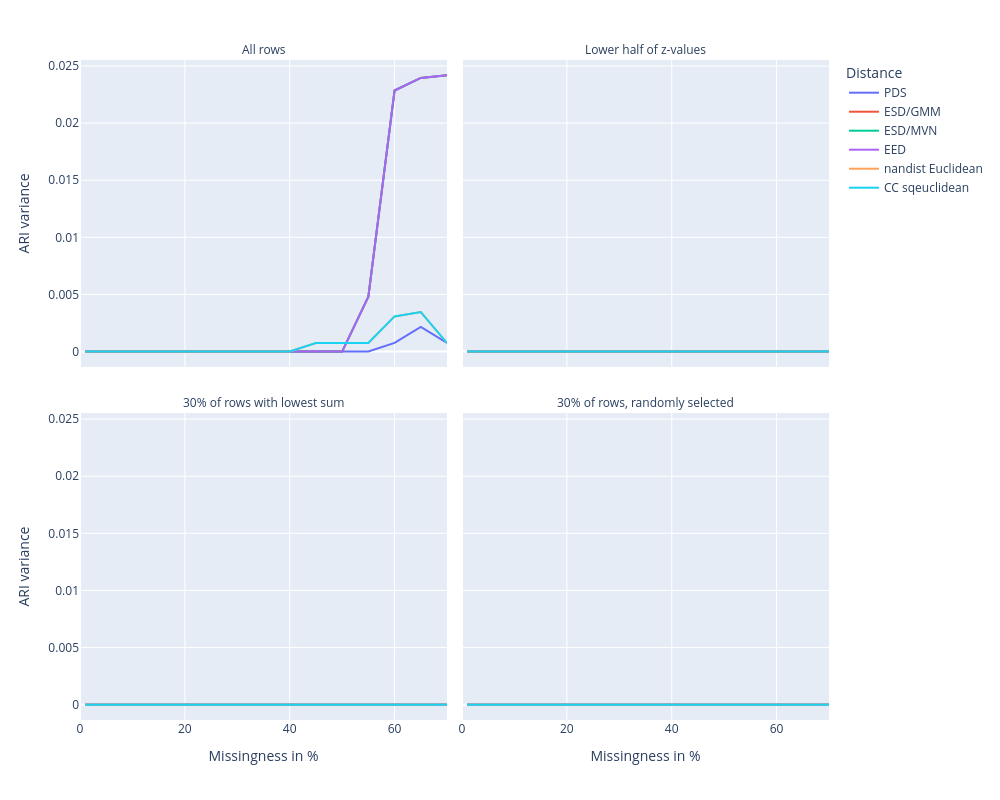

The cell this chart's notebook holds for it:
### Code cell
# aRand variance
fig = px.line(
    condensed_df,
    x="Missingness in %",
    y="ARI variance",
    color="Distance",
    facet_col="Scenario",
    facet_col_wrap=2,
    title=""
)
fig.update_layout(**LINEPLOT_SIZE)
fig.for_each_annotation(lambda a: a.update(text=SCENARIO_LABELS[a.text.split("=")[-1]]))
fig.for_each_trace(lambda a: a.update(name=DISTLABELS[a.name]))
fig.show()

### Figure 1 — Plotly figure (JSON) as saved in the notebook; plotly's stock layout.template omitted (floating-point values rounded to 4 significant figures)
{"data": [{"hovertemplate": "Distance=dixon_pds_sqeuclidean<br>Scenario=uniform_everywhere<br>Missingness in %=%{x}<br>ARI variance=%{y}<extra></extra>", "legendgroup": "dixon_pds_sqeuclidean", "line": {"color": "#636efa", "dash": "solid"}, "marker": {"symbol": "circle"}, "mode": "lines", "name": "PDS", "orientation": "v", "showlegend": true, "type": "scatter", "x": [0, 1, 2, 5, 10, 15, 20, 25, 30, 35, 40, 45, 50, 55, 60, 65, 70], "xaxis": "x3", "y": [NaN, 0.0, 0.0, 0.0, 0.0, 0.0, 0.0, 0.0, 0.0, 0.0, 0.0, 0.0, 0.0, 0.0, 0.000753, 0.002167, 0.000753], "yaxis": "y3"}, {"hovertemplate": "Distance=dixon_pds_sqeuclidean<br>Scenario=uniform_halflowestscalars<br>Missingness in %=%{x}<br>ARI variance=%{y}<extra></extra>", "legendgroup": "dixon_pds_sqeuclidean", "line": {"color": "#636efa", "dash": "solid"}, "marker": {"symbol": "circle"}, "mode": "lines", "name": "PDS", "orientation": "v", "showlegend": false, "type": "scatter", "x": [0, 1, 2, 5, 10, 15, 20, 25, 30, 35, 40, 45, 50, 55, 60, 65, 70], "xaxis": "x4", "y": [NaN, 0.0, 0.0, 0.0, 0.0, 0.0, 0.0, 0.0, 0.0, 0.0, 0.0, 0.0, 0.0, 0.0, 0.0, 0.0, 0.0], "yaxis": "y4"}, {"hovertemplate": "Distance=dixon_pds_sqeuclidean<br>Scenario=uniform_lowestrowsumsonly<br>Missingness in %=%{x}<br>ARI variance=%{y}<extra></extra>", "legendgroup": "dixon_pds_sqeuclidean", "line": {"color": "#636efa", "dash": "solid"}, "marker": {"symbol": "circle"}, "mode": "lines", "name": "PDS", "orientation": "v", "showlegend": false, "type": "scatter", "x": [0, 1, 2, 5, 10, 15, 20, 25, 30, 35, 40, 45, 50, 55, 60, 65, 70], "xaxis": "x", "y": [NaN, 0.0, 0.0, 0.0, 0.0, 0.0, 0.0, 0.0, 0.0, 0.0, 0.0, 0.0, 0.0, 0.0, 0.0, 0.0, 0.0], "yaxis": "y"}, {"hovertemplate": "Distance=dixon_pds_sqeuclidean<br>Scenario=uniform_randomrows<br>Missingness in %=%{x}<br>ARI variance=%{y}<extra></extra>", "legendgroup": "dixon_pds_sqeuclidean", "line": {"color": "#636efa", "dash": "solid"}, "marker": {"symbol": "circle"}, "mode": "lines", "name": "PDS", "orientation": "v", "showlegend": false, "type": "scatter", "x": [0, 1, 2, 5, 10, 15, 20, 25, 30, 35, 40, 45, 50, 55, 60, 65, 70], "xaxis": "x2", "y": [NaN, 0.0, 0.0, 0.0, 0.0, 0.0, 0.0, 0.0, 0.0, 0.0, 0.0, 0.0, 0.0, 0.0, 0.0, 0.0, 0.0], "yaxis": "y2"}, {"hovertemplate": "Distance=eirola_esd_gmm<br>Scenario=uniform_everywhere<br>Missingness in %=%{x}<br>ARI variance=%{y}<extra></extra>", "legendgroup": "eirola_esd_gmm", "line": {"color": "#EF553B", "dash": "solid"}, "marker": {"symbol": "circle"}, "mode": "lines", "name": "ESD/GMM", "orientation": "v", "showlegend": true, "type": "scatter", "x": [0, 1, 2, 5, 10, 15, 20, 25, 30, 35, 40, 45, 50, 55, 60, 65, 70], "xaxis": "x3", "y": [NaN, 0.0, 0.0, 0.0, 0.0, 0.0, 0.0, 0.0, 0.0, 0.0, 0.0, 0.0, 0.0, 0.004802, 0.02286, 0.02396, 0.02419], "yaxis": "y3"}, {"hovertemplate": "Distance=eirola_esd_gmm<br>Scenario=uniform_halflowestscalars<br>Missingness in %=%{x}<br>ARI variance=%{y}<extra></extra>", "legendgroup": "eirola_esd_gmm", "line": {"color": "#EF553B", "dash": "solid"}, "marker": {"symbol": "circle"}, "mode": "lines", "name": "ESD/GMM", "orientation": "v", "showlegend": false, "type": "scatter", "x": [0, 1, 2, 5, 10, 15, 20, 25, 30, 35, 40, 45, 50, 55, 60, 65, 70], "xaxis": "x4", "y": [NaN, 0.0, 0.0, 0.0, 0.0, 0.0, 0.0, 0.0, 0.0, 0.0, 0.0, 0.0, 0.0, 0.0, 0.0, 0.0, 0.0], "yaxis": "y4"}, {"hovertemplate": "Distance=eirola_esd_gmm<br>Scenario=uniform_lowestrowsumsonly<br>Missingness in %=%{x}<br>ARI variance=%{y}<extra></extra>", "legendgroup": "eirola_esd_gmm", "line": {"color": "#EF553B", "dash": "solid"}, "marker": {"symbol": "circle"}, "mode": "lines", "name": "ESD/GMM", "orientation": "v", "showlegend": false, "type": "scatter", "x": [0, 1, 2, 5, 10, 15, 20, 25, 30, 35, 40, 45, 50, 55, 60, 65, 70], "xaxis": "x", "y": [NaN, 0.0, 0.0, 0.0, 0.0, 0.0, 0.0, 0.0, 0.0, 0.0, 0.0, 0.0, 0.0, 0.0, 0.0, 0.0, 0.0], "yaxis": "y"}, {"hovertemplate": "Distance=eirola_esd_gmm<br>Scenario=uniform_randomrows<br>Missingness in %=%{x}<br>ARI variance=%{y}<extra></extra>", "legendgroup": "eirola_esd_gmm", "line": {"color": "#EF553B", "dash": "solid"}, "marker": {"symbol": "circle"}, "mode": "lines", "name": "ESD/GMM", "orientation": "v", "showlegend": false, "type": "scatter", "x": [0, 1, 2, 5, 10, 15, 20, 25, 30, 35, 40, 45, 50, 55, 60, 65, 70], "xaxis": "x2", "y": [NaN, 0.0, 0.0, 0.0, 0.0, 0.0, 0.0, 0.0, 0.0, 0.0, 0.0, 0.0, 0.0, 0.0, 0.0, 0.0, 0.0], "yaxis": "y2"}, {"hovertemplate": "Distance=eirola_esd_mvn<br>Scenario=uniform_everywhere<br>Missingness in %=%{x}<br>ARI variance=%{y}<extra></extra>", "legendgroup": "eirola_esd_mvn", "line": {"color": "#00cc96", "dash": "solid"}, "marker": {"symbol": "circle"}, "mode": "lines", "name": "ESD/MVN", "orientation": "v", "showlegend": true, "type": "scatter", "x": [0, 1, 2, 5, 10, 15, 20, 25, 30, 35, 40, 45, 50, 55, 60, 65, 70], "xaxis": "x3", "y": [NaN, 0.0, 0.0, 0.0, 0.0, 0.0, 0.0, 0.0, 0.0, 0.0, 0.0, 0.0, 0.0, 0.004802, 0.02286, 0.02396, 0.02419], "yaxis": "y3"}, {"hovertemplate": "Distance=eirola_esd_mvn<br>Scenario=uniform_halflowestscalars<br>Missingness in %=%{x}<br>ARI variance=%{y}<extra></extra>", "legendgroup": "eirola_esd_mvn", "line": {"color": "#00cc96", "dash": "solid"}, "marker": {"symbol": "circle"}, "mode": "lines", "name": "ESD/MVN", "orientation": "v", "showlegend": false, "type": "scatter", "x": [0, 1, 2, 5, 10, 15, 20, 25, 30, 35, 40, 45, 50, 55, 60, 65, 70], "xaxis": "x4", "y": [NaN, 0.0, 0.0, 0.0, 0.0, 0.0, 0.0, 0.0, 0.0, 0.0, 0.0, 0.0, 0.0, 0.0, 0.0, 0.0, 0.0], "yaxis": "y4"}, {"hovertemplate": "Distance=eirola_esd_mvn<br>Scenario=uniform_lowestrowsumsonly<br>Missingness in %=%{x}<br>ARI variance=%{y}<extra></extra>", "legendgroup": "eirola_esd_mvn", "line": {"color": "#00cc96", "dash": "solid"}, "marker": {"symbol": "circle"}, "mode": "lines", "name": "ESD/MVN", "orientation": "v", "showlegend": false, "type": "scatter", "x": [0, 1, 2, 5, 10, 15, 20, 25, 30, 35, 40, 45, 50, 55, 60, 65, 70], "xaxis": "x", "y": [NaN, 0.0, 0.0, 0.0, 0.0, 0.0, 0.0, 0.0, 0.0, 0.0, 0.0, 0.0, 0.0, 0.0, 0.0, 0.0, 0.0], "yaxis": "y"}, {"hovertemplate": "Distance=eirola_esd_mvn<br>Scenario=uniform_randomrows<br>Missingness in %=%{x}<br>ARI variance=%{y}<extra></extra>", "legendgroup": "eirola_esd_mvn", "line": {"color": "#00cc96", "dash": "solid"}, "marker": {"symbol": "circle"}, "mode": "lines", "name": "ESD/MVN", "orientation": "v", "showlegend": false, "type": "scatter", "x": [0, 1, 2, 5, 10, 15, 20, 25, 30, 35, 40, 45, 50, 55, 60, 65, 70], "xaxis": "x2", "y": [NaN, 0.0, 0.0, 0.0, 0.0, 0.0, 0.0, 0.0, 0.0, 0.0, 0.0, 0.0, 0.0, 0.0, 0.0, 0.0, 0.0], "yaxis": "y2"}, {"hovertemplate": "Distance=mesquita_eed<br>Scenario=uniform_everywhere<br>Missingness in %=%{x}<br>ARI variance=%{y}<extra></extra>", "legendgroup": "mesquita_eed", "line": {"color": "#ab63fa", "dash": "solid"}, "marker": {"symbol": "circle"}, "mode": "lines", "name": "EED", "orientation": "v", "showlegend": true, "type": "scatter", "x": [0, 1, 2, 5, 10, 15, 20, 25, 30, 35, 40, 45, 50, 55, 60, 65, 70], "xaxis": "x3", "y": [NaN, 0.0, 0.0, 0.0, 0.0, 0.0, 0.0, 0.0, 0.0, 0.0, 0.0, 0.0, 0.0, 0.004802, 0.02286, 0.02396, 0.02419], "yaxis": "y3"}, {"hovertemplate": "Distance=mesquita_eed<br>Scenario=uniform_halflowestscalars<br>Missingness in %=%{x}<br>ARI variance=%{y}<extra></extra>", "legendgroup": "mesquita_eed", "line": {"color": "#ab63fa", "dash": "solid"}, "marker": {"symbol": "circle"}, "mode": "lines", "name": "EED", "orientation": "v", "showlegend": false, "type": "scatter", "x": [0, 1, 2, 5, 10, 15, 20, 25, 30, 35, 40, 45, 50, 55, 60, 65, 70], "xaxis": "x4", "y": [NaN, 0.0, 0.0, 0.0, 0.0, 0.0, 0.0, 0.0, 0.0, 0.0, 0.0, 0.0, 0.0, 0.0, 0.0, 0.0, 0.0], "yaxis": "y4"}, {"hovertemplate": "Distance=mesquita_eed<br>Scenario=uniform_lowestrowsumsonly<br>Missingness in %=%{x}<br>ARI variance=%{y}<extra></extra>", "legendgroup": "mesquita_eed", "line": {"color": "#ab63fa", "dash": "solid"}, "marker": {"symbol": "circle"}, "mode": "lines", "name": "EED", "orientation": "v", "showlegend": false, "type": "scatter", "x": [0, 1, 2, 5, 10, 15, 20, 25, 30, 35, 40, 45, 50, 55, 60, 65, 70], "xaxis": "x", "y": [NaN, 0.0, 0.0, 0.0, 0.0, 0.0, 0.0, 0.0, 0.0, 0.0, 0.0, 0.0, 0.0, 0.0, 0.0, 0.0, 0.0], "yaxis": "y"}, {"hovertemplate": "Distance=mesquita_eed<br>Scenario=uniform_randomrows<br>Missingness in %=%{x}<br>ARI variance=%{y}<extra></extra>", "legendgroup": "mesquita_eed", "line": {"color": "#ab63fa", "dash": "solid"}, "marker": {"symbol": "circle"}, "mode": "lines", "name": "EED", "orientation": "v", "showlegend": false, "type": "scatter", "x": [0, 1, 2, 5, 10, 15, 20, 25, 30, 35, 40, 45, 50, 55, 60, 65, 70], "xaxis": "x2", "y": [NaN, 0.0, 0.0, 0.0, 0.0, 0.0, 0.0, 0.0, 0.0, 0.0, 0.0, 0.0, 0.0, 0.0, 0.0, 0.0, 0.0], "yaxis": "y2"}, {"hovertemplate": "Distance=nandist_euclidean<br>Scenario=uniform_everywhere<br>Missingness in %=%{x}<br>ARI variance=%{y}<extra></extra>", "legendgroup": "nandist_euclidean", "line": {"color": "#FFA15A", "dash": "solid"}, "marker": {"symbol": "circle"}, "mode": "lines", "name": "nandist Euclidean", "orientation": "v", "showlegend": true, "type": "scatter", "x": [0, 1, 2, 5, 10, 15, 20, 25, 30, 35, 40, 45, 50, 55, 60, 65, 70], "xaxis": "x3", "y": [NaN, 0.0, 0.0, 0.0, 0.0, 0.0, 0.0, 0.0, 0.0, 0.0, 0.0, 0.000753, 0.000753, 0.000753, 0.003077, 0.003457, 0.000753], "yaxis": "y3"}, {"hovertemplate": "Distance=nandist_euclidean<br>Scenario=uniform_halflowestscalars<br>Missingness in %=%{x}<br>ARI variance=%{y}<extra></extra>", "legendgroup": "nandist_euclidean", "line": {"color": "#FFA15A", "dash": "solid"}, "marker": {"symbol": "circle"}, "mode": "lines", "name": "nandist Euclidean", "orientation": "v", "showlegend": false, "type": "scatter", "x": [0, 1, 2, 5, 10, 15, 20, 25, 30, 35, 40, 45, 50, 55, 60, 65, 70], "xaxis": "x4", "y": [NaN, 0.0, 0.0, 0.0, 0.0, 0.0, 0.0, 0.0, 0.0, 0.0, 0.0, 0.0, 0.0, 0.0, 0.0, 0.0, 0.0], "yaxis": "y4"}, {"hovertemplate": "Distance=nandist_euclidean<br>Scenario=uniform_lowestrowsumsonly<br>Missingness in %=%{x}<br>ARI variance=%{y}<extra></extra>", "legendgroup": "nandist_euclidean", "line": {"color": "#FFA15A", "dash": "solid"}, "marker": {"symbol": "circle"}, "mode": "lines", "name": "nandist Euclidean", "orientation": "v", "showlegend": false, "type": "scatter", "x": [0, 1, 2, 5, 10, 15, 20, 25, 30, 35, 40, 45, 50, 55, 60, 65, 70], "xaxis": "x", "y": [NaN, 0.0, 0.0, 0.0, 0.0, 0.0, 0.0, 0.0, 0.0, 0.0, 0.0, 0.0, 0.0, 0.0, 0.0, 0.0, 0.0], "yaxis": "y"}, {"hovertemplate": "Distance=nandist_euclidean<br>Scenario=uniform_randomrows<br>Missingness in %=%{x}<br>ARI variance=%{y}<extra></extra>", "legendgroup": "nandist_euclidean", "line": {"color": "#FFA15A", "dash": "solid"}, "marker": {"symbol": "circle"}, "mode": "lines", "name": "nandist Euclidean", "orientation": "v", "showlegend": false, "type": "scatter", "x": [0, 1, 2, 5, 10, 15, 20, 25, 30, 35, 40, 45, 50, 55, 60, 65, 70], "xaxis": "x2", "y": [NaN, 0.0, 0.0, 0.0, 0.0, 0.0, 0.0, 0.0, 0.0, 0.0, 0.0, 0.0, 0.0, 0.0, 0.0, 0.0, 0.0], "yaxis": "y2"}, {"hovertemplate": "Distance=sqeuclidean<br>Scenario=uniform_everywhere<br>Missingness in %=%{x}<br>ARI variance=%{y}<extra></extra>", "legendgroup": "sqeuclidean", "line": {"color": "#19d3f3", "dash": "solid"}, "marker": {"symbol": "circle"}, "mode": "lines", "name": "CC sqeuclidean", "orientation": "v", "showlegend": true, "type": "scatter", "x": [0, 1, 2, 5, 10, 15, 20, 25, 30, 35, 40, 45, 50, 55, 60, 65, 70], "xaxis": "x3", "y": [NaN, 0.0, 0.0, 0.0, 0.0, 0.0, 0.0, 0.0, 0.0, 0.0, 0.0, 0.000753, 0.000753, 0.000753, 0.003077, 0.003457, 0.000753], "yaxis": "y3"}, {"hovertemplate": "Distance=sqeuclidean<br>Scenario=uniform_halflowestscalars<br>Missingness in %=%{x}<br>ARI variance=%{y}<extra></extra>", "legendgroup": "sqeuclidean", "line": {"color": "#19d3f3", "dash": "solid"}, "marker": {"symbol": "circle"}, "mode": "lines", "name": "CC sqeuclidean", "orientation": "v", "showlegend": false, "type": "scatter", "x": [0, 1, 2, 5, 10, 15, 20, 25, 30, 35, 40, 45, 50, 55, 60, 65, 70], "xaxis": "x4", "y": [NaN, 0.0, 0.0, 0.0, 0.0, 0.0, 0.0, 0.0, 0.0, 0.0, 0.0, 0.0, 0.0, 0.0, 0.0, 0.0, 0.0], "yaxis": "y4"}, {"hovertemplate": "Distance=sqeuclidean<br>Scenario=uniform_lowestrowsumsonly<br>Missingness in %=%{x}<br>ARI variance=%{y}<extra></extra>", "legendgroup": "sqeuclidean", "line": {"color": "#19d3f3", "dash": "solid"}, "marker": {"symbol": "circle"}, "mode": "lines", "name": "CC sqeuclidean", "orientation": "v", "showlegend": false, "type": "scatter", "x": [0, 1, 2, 5, 10, 15, 20, 25, 30, 35, 40, 45, 50, 55, 60, 65, 70], "xaxis": "x", "y": [NaN, 0.0, 0.0, 0.0, 0.0, 0.0, 0.0, 0.0, 0.0, 0.0, 0.0, 0.0, 0.0, 0.0, 0.0, 0.0, 0.0], "yaxis": "y"}, {"hovertemplate": "Distance=sqeuclidean<br>Scenario=uniform_randomrows<br>Missingness in %=%{x}<br>ARI variance=%{y}<extra></extra>", "legendgroup": "sqeuclidean", "line": {"color": "#19d3f3", "dash": "solid"}, "marker": {"symbol": "circle"}, "mode": "lines", "name": "CC sqeuclidean", "orientation": "v", "showlegend": false, "type": "scatter", "x": [0, 1, 2, 5, 10, 15, 20, 25, 30, 35, 40, 45, 50, 55, 60, 65, 70], "xaxis": "x2", "y": [NaN, 0.0, 0.0, 0.0, 0.0, 0.0, 0.0, 0.0, 0.0, 0.0, 0.0, 0.0, 0.0, 0.0, 0.0, 0.0, 0.0], "yaxis": "y2"}], "layout": {"annotations": [{"font": {}, "showarrow": false, "text": "30% of rows with lowest sum", "x": 0.245, "xanchor": "center", "xref": "paper", "y": 0.465, "yanchor": "bottom", "yref": "paper"}, {"font": {}, "showarrow": false, "text": "30% of rows, randomly selected", "x": 0.755, "xanchor": "center", "xref": "paper", "y": 0.465, "yanchor": "bottom", "yref": "paper"}, {"font": {}, "showarrow": false, "text": "All rows", "x": 0.245, "xanchor": "center", "xref": "paper", "y": 1.0, "yanchor": "bottom", "yref": "paper"}, {"font": {}, "showarrow": false, "text": "Lower half of z-values", "x": 0.755, "xanchor": "center", "xref": "paper", "y": 1.0, "yanchor": "bottom", "yref": "paper"}], "height": 800, "legend": {"title": {"text": "Distance"}, "tracegroupgap": 0}, "margin": {"t": 60}, "width": 1000, "xaxis": {"anchor": "y", "domain": [0, 0.49], "title": {"text": "Missingness in %"}}, "xaxis2": {"anchor": "y2", "domain": [0.51, 1], "matches": "x", "title": {"text": "Missingness in %"}}, "xaxis3": {"anchor": "y3", "domain": [0, 0.49], "matches": "x", "showticklabels": false}, "xaxis4": {"anchor": "y4", "domain": [0.51, 1], "matches": "x", "showticklabels": false}, "yaxis": {"anchor": "x", "domain": [0, 0.465], "title": {"text": "ARI variance"}}, "yaxis2": {"anchor": "x2", "domain": [0, 0.465], "matches": "y", "showticklabels": false}, "yaxis3": {"anchor": "x3", "domain": [0.535, 1.0], "matches": "y", "title": {"text": "ARI variance"}}, "yaxis4": {"anchor": "x4", "domain": [0.535, 1.0], "matches": "y", "showticklabels": false}}}
